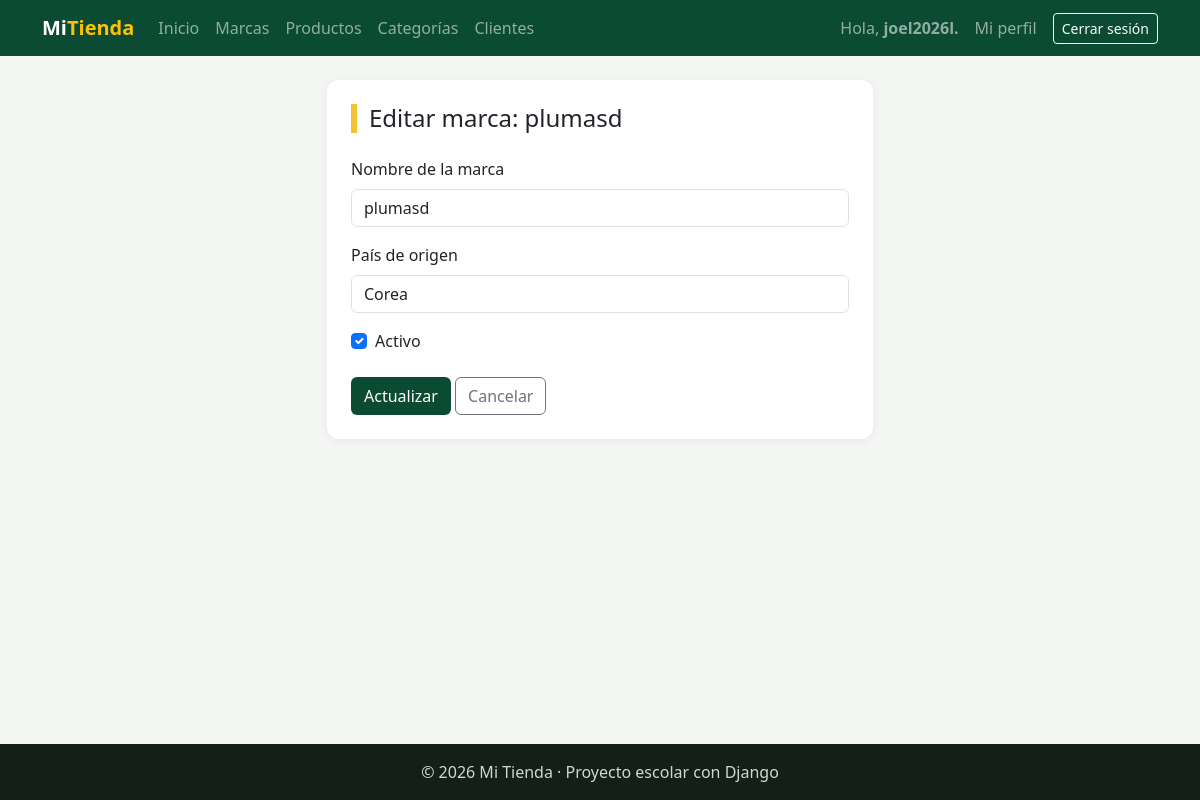
The page /facturacion/marcas/editar/1/ (signed in) on the database as committed earlier.
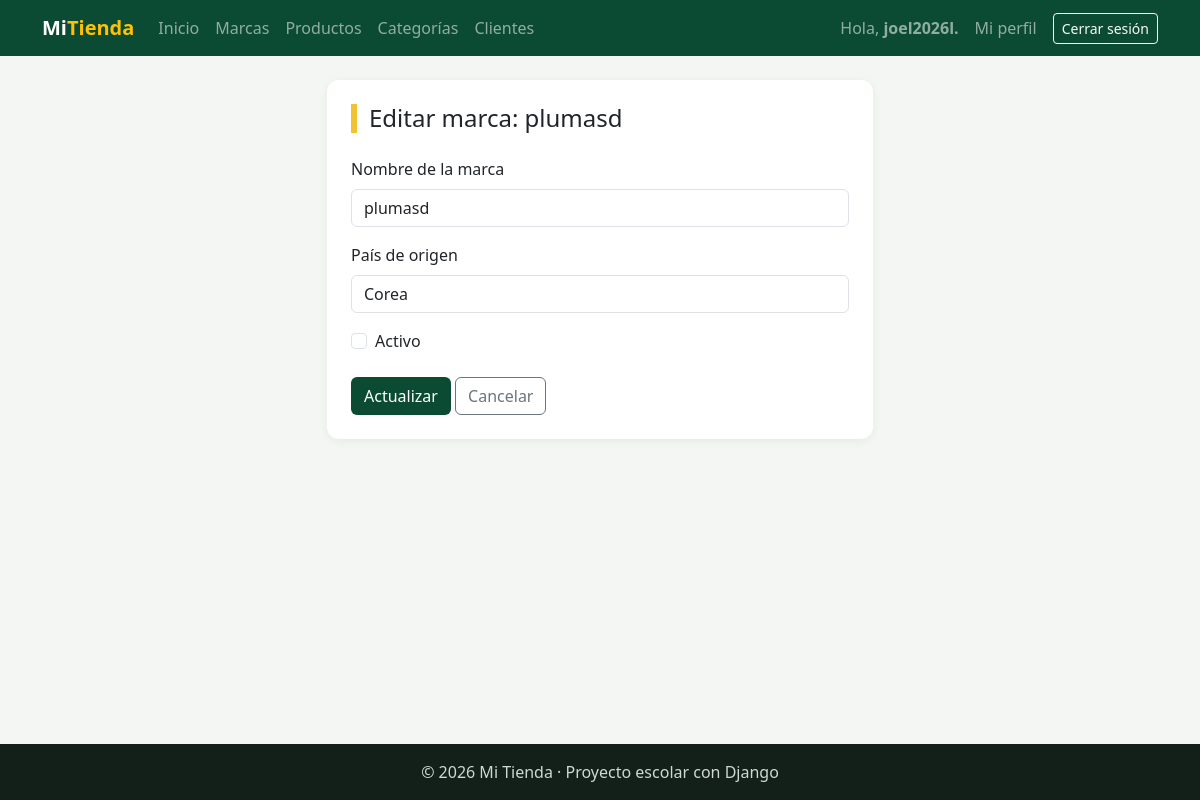
The same page on the database as committed later.
### facturacion/models.py (models this page shows, shortened)
class Marca(models.Model):
    nombre = models.CharField(max_length=60, unique=True)   # Nombre único: no se repite
    pais_origen = models.CharField(
        "País de origen",                        # 1er dato sin nombre = etiqueta bonita (verbose_name) para formularios
        max_length=60,
        blank=True,                              # opcional en el formulario
    )
    activo = models.BooleanField(default=True)   # Para "desactivar" en vez de borrar
    class Meta:
        verbose_name = "Marca"
        verbose_name_plural = "Marcas"
        ordering = ["nombre"]

### facturacion/views.py (the view)
# urls.py: path("marcas/editar/<int:pk>/", views.marca_editar, name="marca_editar"),
@login_required
def marca_editar(request, pk):                             # UPDATE
    marca = get_object_or_404(Marca, pk=pk)
    if request.method == "POST":
        form = MarcaForm(request.POST, instance=marca)
        if form.is_valid():
            form.save()
            messages.success(request, f"Marca «{marca.nombre}» actualizada.")
            return redirect("facturacion:marca_lista")
    else:
        form = MarcaForm(instance=marca)
    contexto = {"titulo": f"Editar marca: {marca.nombre}", "form": form, "boton": "Actualizar"}
    return render(request, "facturacion/marca_form.html", contexto)

### facturacion/forms.py (shortened to what this page needs)
class MarcaForm(forms.ModelForm):                # ModelForm: formulario construido desde un modelo
    class Meta:                                  # Configuración del formulario
        model = Marca                            # ¿De qué modelo sale? De Marca
        fields = ["nombre", "pais_origen", "activo"]   # ¿Qué campos muestra y en qué orden?
        labels = {                               # Cambia el texto de la etiqueta de un campo
            "nombre": "Nombre de la marca",
        }
        widgets = {                              # widgets: CÓMO se dibuja cada campo en HTML
            "nombre": forms.TextInput(attrs={"class": "form-control", "placeholder": "Ej: Samsung"}),
            "pais_origen": forms.TextInput(attrs={"class": "form-control", "placeholder": "Ej: Corea del Sur"}),
            "activo": forms.CheckboxInput(attrs={"class": "form-check-input"}),
        }

### facturacion/templates/facturacion/marca_form.html (shortened to what this page needs)
{% extends "base.html" %}
{% block contenido %}
<div class="row justify-content-center">
    <div class="col-md-7 col-lg-6">
        <div class="tarjeta">
            <h1 class="h4 titulo-pagina mb-4">{{ titulo }}</h1>
            <form method="post" novalidate>
                <div class="mb-3">
                    <label class="form-label" for="{{ form.nombre.id_for_label }}">{{ form.nombre.label }}</label>
                    {{ form.nombre }}
                </div>
                <div class="mb-3">
                    <label class="form-label" for="{{ form.pais_origen.id_for_label }}">{{ form.pais_origen.label }}</label>
                    {{ form.pais_origen }}
                </div>
                <div class="form-check mb-4">
                    {{ form.activo }}
                    <label class="form-check-label" for="{{ form.activo.id_for_label }}">Activo</label>
                </div>
                <button type="submit" class="btn btn-verde">{{ boton }}</button>
                <a href="{% url 'facturacion:marca_lista' %}" class="btn btn-outline-secondary">Cancelar</a>
            </form>
        </div>
    </div>
</div>
{% endblock %}

Rows that differ between the two databases and show on the page:
changed Marca "plumasd": activo "☑" → "☐"
